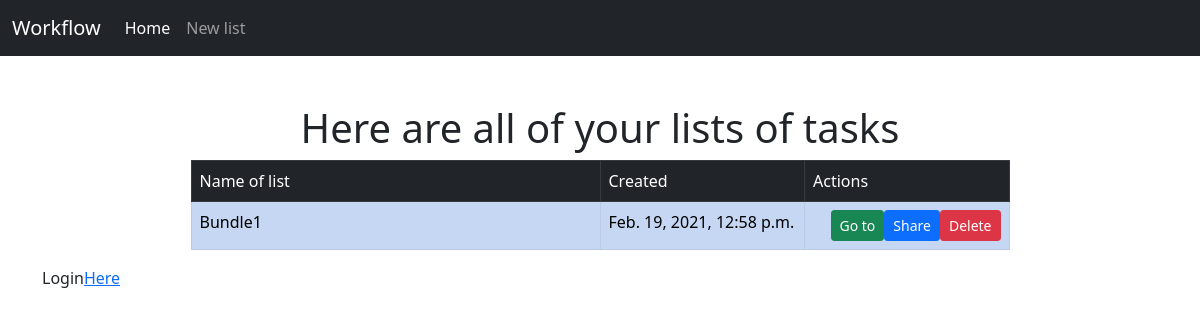
The app's page /, older data.
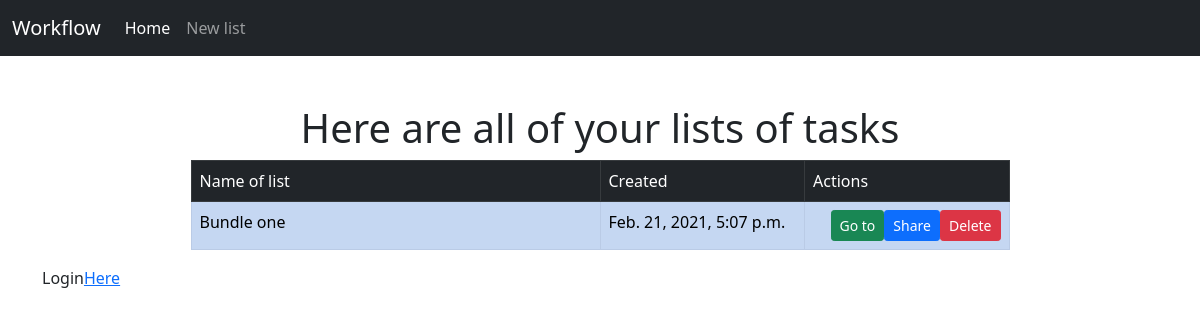
The same page, newer data.
### main_page/models.py (models this page shows, shortened)
class Bundle(models.Model):
    name = models.CharField(max_length=256, unique=True)
    created_date = models.DateTimeField('date of creation')

### main_page/views.py (the view)
# urls.py: path('', views.index, name='index'),
def index(request):
    context = {}
    request_data = request.POST
    if request_data.get('bundle_to_delete'):
        delete_bundle_and_tasks(request_data.get('bundle_to_delete'))
    if request_data.get('new_bundle_name'):
        try:
            create_new_bundle_and_tasks(request_data.get('new_bundle_name'), request_data.getlist('list_of_tasks'))
        except IntegrityError:
            context['IntegrityError'] = 'Couldn\'t create bundle. Bundle with that name already exists '
    context['all_bundles_list'] = Bundle.objects.all()
    context['data_json'] = len(Bundle.objects.all())
    return render(request, 'main_page/index.html', context)

### templates/main_page/index.html (shortened to what this page needs)
{% extends 'main_page/base.html' %}
{% load static %}
{% load compress %}
{% block content %}
    <div class="container mt-5">
        <h1 class="display-6 text-center">Here are all of your lists of tasks</h1>
        <table class="table table-primary table-striped table-hover w-75 mx-auto table-bordered">
            <thead>
            <tr class="table-dark">
                <td class="table-dark">Name of list</td>
                <td class="table-dark w-25">Created</td>
                <td class="table-dark w-25">Actions</td>
            </tr>
            </thead>
            <tbody>
            {% if all_bundles_list %}
                {% for bundle in all_bundles_list %}
                    <tr>
                        <td>{{ bundle.name }}</td>
                        <td>{{ bundle.created_date }}</td>
                        <td>
                            <button value="{{ bundle.name }}" class="btn btn-sm btn-danger float-end delete_button"
                                    type="button" data-bs-toggle="modal" data-bs-target="#staticBackdrop">Delete
                            </button>
                            <form action="{% url 'main_page:share_bundle' %}" method="post">
                                <button class="btn btn-sm btn-primary float-end" type="submit" name="bundle_to_share"
                                        value="{{ bundle.id }}">Share
                                </button>
                            </form>
                            <form action="{% url 'main_page:show_tasks' %}" method="post">
                                <button name="bundle_choice" value="{{ bundle.name }}"
                                        class="btn btn-sm btn-success float-end" type="submit">Go to
                                </button>
                            </form>
                        </td>
                    </tr>
                {% endfor %}
            {% else %}
                <tr>
                    <td><a href="/anothersite">No lists yet, create one and get to work!</a></td>
                    <td></td>
                    <td></td>
                </tr>
            {% endif %}
            </tbody>
        </table>
    </div>
{% endblock %}

Row changes from the older to the newer data that the page shows:
removed Bundle: name "Bundle1", created_date "Feb. 19, 2021, 12:58 p.m.", {{ bundle.id }} 42 (drawn)
added Bundle: name "Bundle one", created_date "Feb. 21, 2021, 5:07 p.m.", {{ bundle.id }} 46 (drawn)
